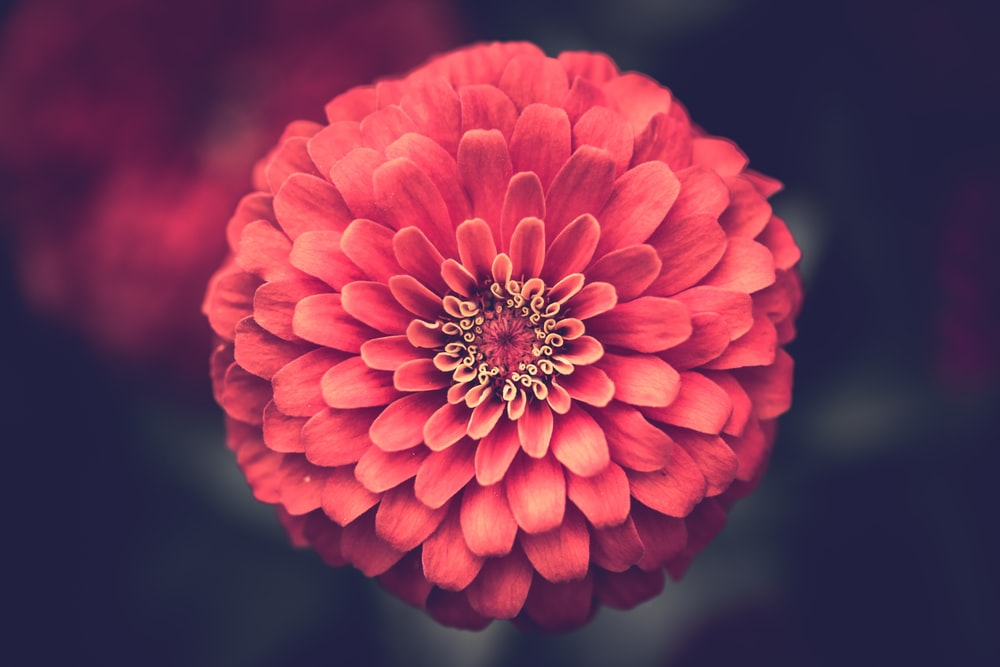
#> input picture chapter4/flower.jpeg, 1000 x 667 px
$ python disparity.py
#> lines starting #> are read from the running program, lines starting #| are printed output that depends on the picture
import numpy as np
import cv2


minDisparity = 16
numDisparities = 192 - minDisparity
blockSize = 5
uniquenessRatio = 1
speckleWindowSize = 3
speckleRange = 3
disp12MaxDiff = 200
P1 = 600
P2 = 2400

stereo = cv2.StereoSGBM_create(
    minDisparity = minDisparity,
    numDisparities = numDisparities,
    blockSize = blockSize,
    uniquenessRatio = uniquenessRatio,
    speckleRange = speckleRange,
    speckleWindowSize = speckleWindowSize,
    disp12MaxDiff = disp12MaxDiff,
    P1 = P1,
    P2 = P2
)

imgL = cv2.imread('flower.jpeg')
#> imgL is the input picture: shape (667, 1000, 3); mean B, G, R 79.9, 52.2, 116
imgR = cv2.imread('flower.jpeg')


def update(sliderValue = 0):

#> called with sliderValue = 0
    stereo.setBlockSize(
        cv2.getTrackbarPos('blockSize', 'Disparity'))
    stereo.setUniquenessRatio(
        cv2.getTrackbarPos('uniquenessRatio', 'Disparity'))
    stereo.setSpeckleWindowSize(
        cv2.getTrackbarPos('speckleWindowSize', 'Disparity'))
    stereo.setSpeckleRange(
        cv2.getTrackbarPos('speckleRange', 'Disparity'))
    stereo.setDisp12MaxDiff(
        cv2.getTrackbarPos('disp12MaxDiff', 'Disparity'))

    disparity = stereo.compute(
        imgL, imgR).astype(np.float32) / 16.0
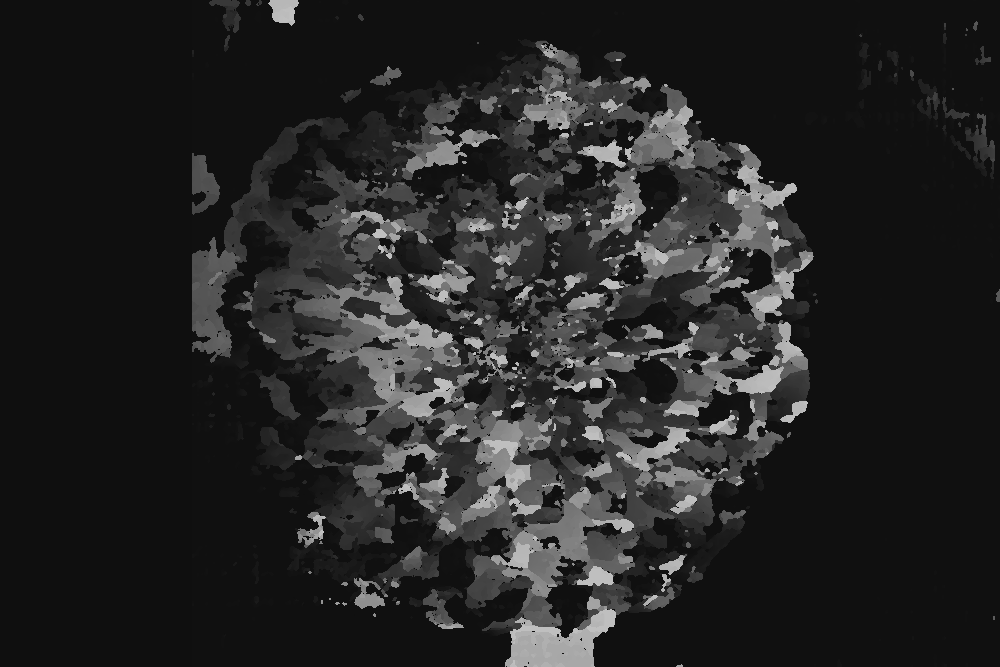
#> disparity: shape (667, 1000) float32; min 15, max 191, mean 37.4

    cv2.imshow('Left', imgL)
    cv2.imshow('Right', imgR)
    cv2.imshow('Disparity',
               (disparity - minDisparity) / numDisparities)
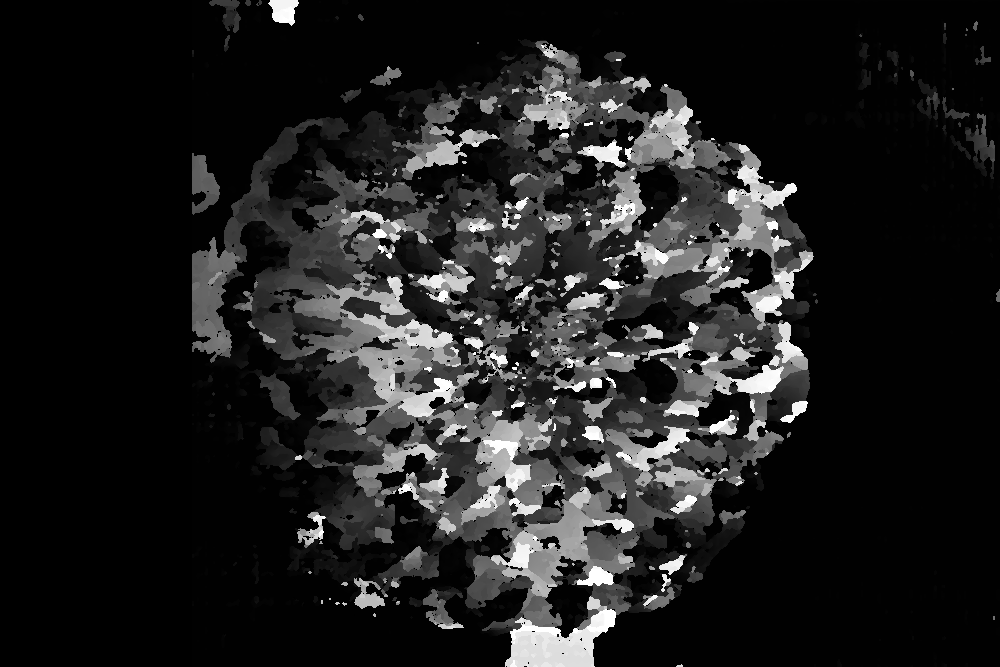
#> window 'Disparity': shape (667, 1000) float32; min -0.00568, max 0.994, mean 0.121; drawn with min black and max white


cv2.namedWindow('Disparity')
cv2.createTrackbar('blockSize', 'Disparity', blockSize, 21,
                   update)
cv2.createTrackbar('uniquenessRatio', 'Disparity',
                   uniquenessRatio, 50, update)
cv2.createTrackbar('speckleWindowSize', 'Disparity',
                   speckleWindowSize, 200, update)
cv2.createTrackbar('speckleRange', 'Disparity',
                   speckleRange, 50, update)
cv2.createTrackbar('disp12MaxDiff', 'Disparity',
                   disp12MaxDiff, 250, update)

# Initialize the disparity map. Show the disparity map and images.
update()

# Wait for the user to press any key.
# Meanwhile, update() will be called anytime the user moves a slider.
cv2.waitKey()
